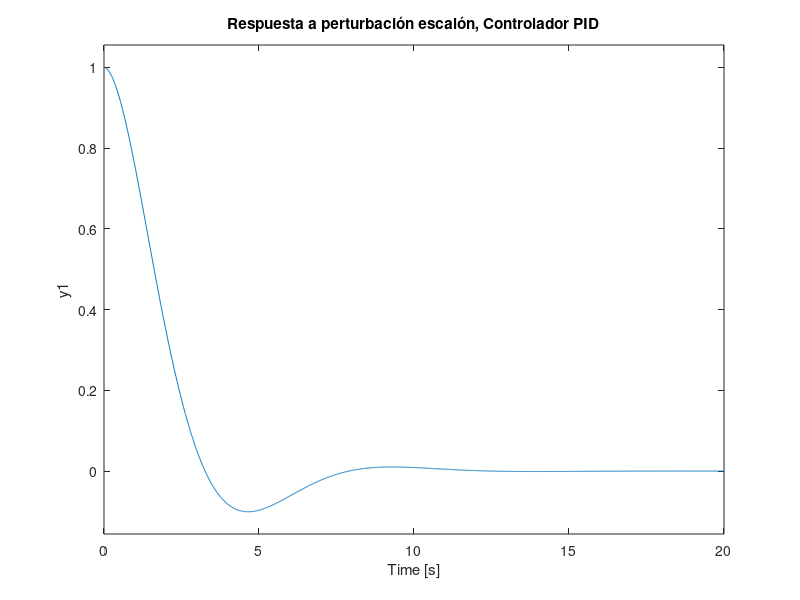

Write the MATLAB code that produced this figure.
s=tf('s');
den=(s+1)*(s+4)*(s+16);
sys=1/den;
step(sys);

T=1.748;
L=0.152;

P=T/L;
PI=0.9*P*(1+1/(L*s/0.3));
PID=1.2*P*(1+1/(2*L*s)+0.5*L*s);

sys=feedback(1,sys*PID,-1);
step(sys,0:0.01:20)
grid
title('Respuesta a perturbación escalón, Controlador PID')
